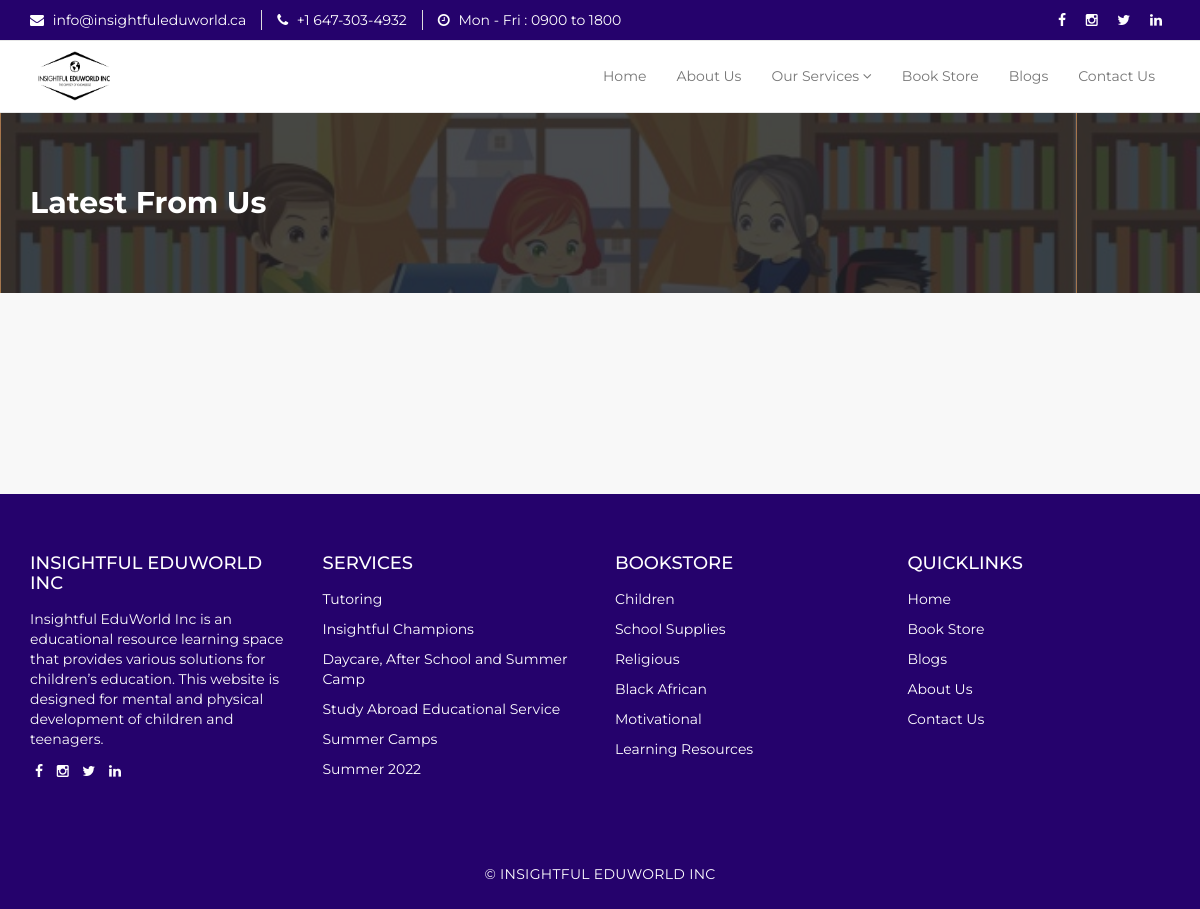
Page /blog/ on the earlier database version.
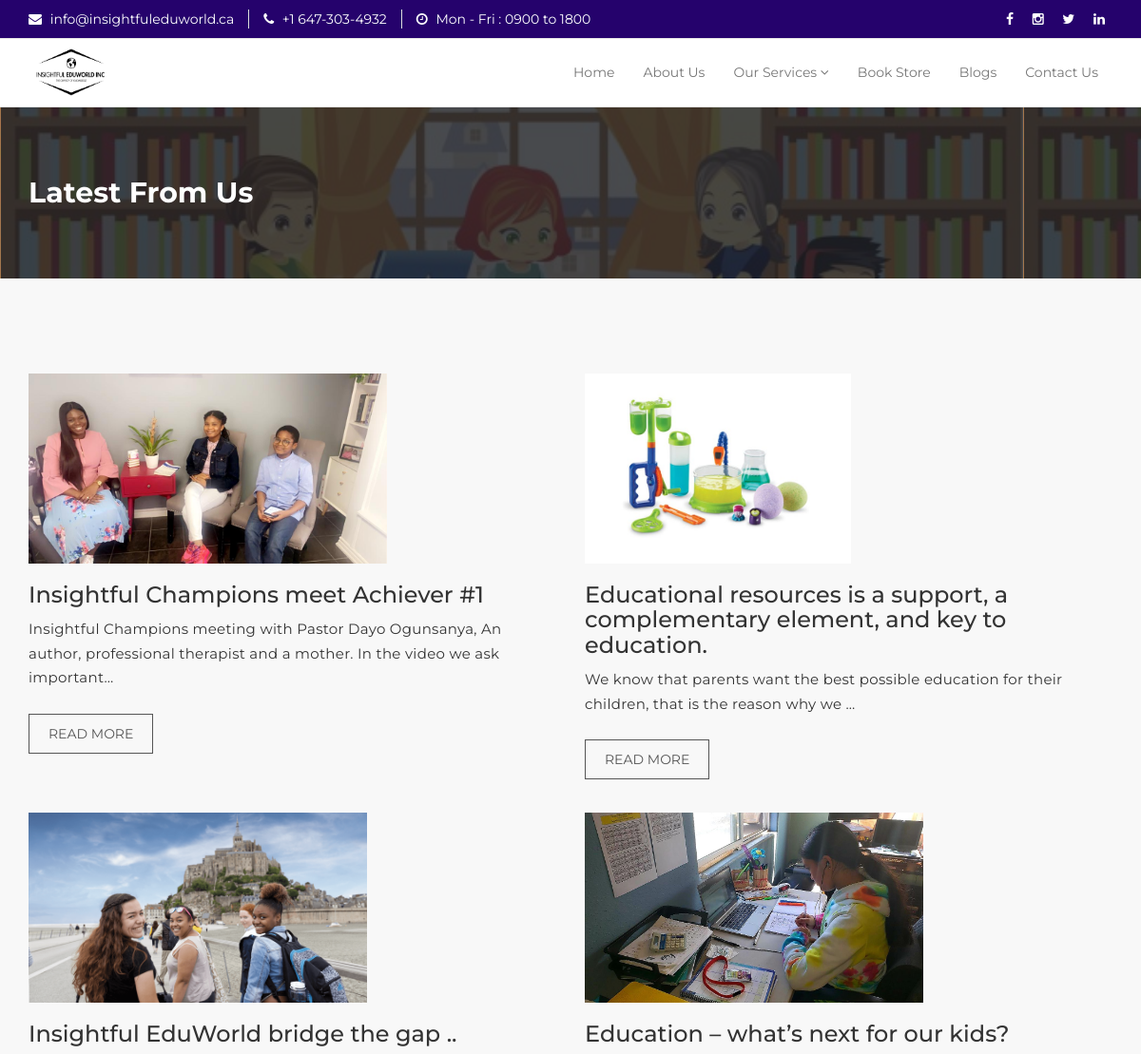
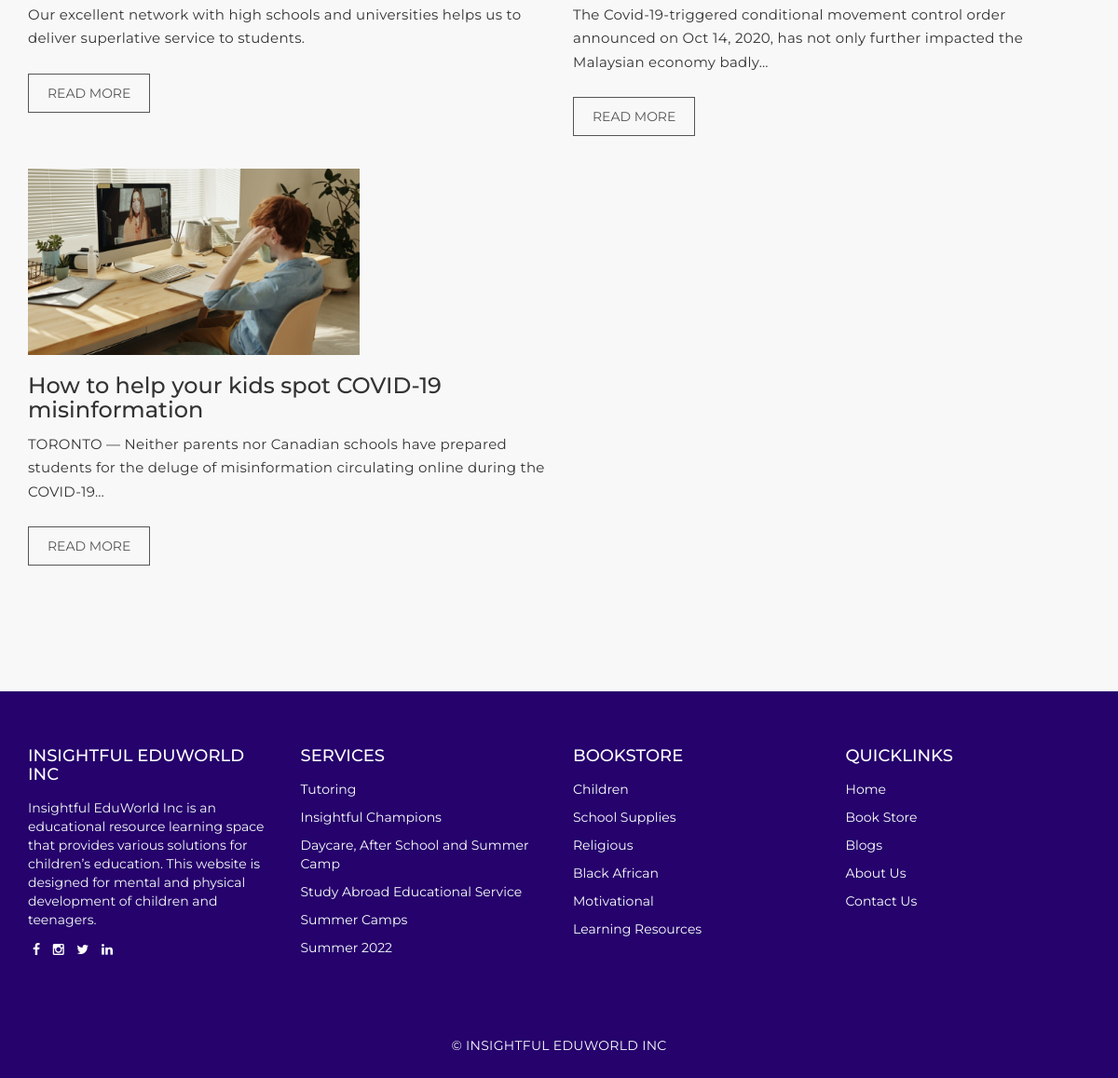
Same page on the later database version (2 pictures, top to bottom).
### page/models.py (models this page shows, shortened)
class Category(models.Model):
    name = models.CharField(max_length=30)
    class Meta:
    	verbose_name_plural = 'Categories'

class Blog(models.Model):
    title = models.CharField(max_length=1000)
    img = models.ImageField(upload_to ='uploads/')
    snippet = RichTextUploadingField()
    body = RichTextUploadingField()
    video_url = models.URLField(blank=True)
    created_at = models.DateTimeField(auto_now_add=True)

### page/views.py (the view)
# urls.py: 2. Add a URL to urlpatterns:  path('blog/', include('blog.urls'))
def blog(request):
	return render(request,"blog.html",{'categories':Category.objects.all(),'blogs':Blog.objects.all() })

### template/blog.html
{% extends "base.html" %}
{% load static %}
{% block page_content %}
 <section id="mu-page-breadcrumb" style="background-image: url('{% static 'assets/img/summer.png' %}');">
   <div class="container">
     <div class="row">
       <div class="col-md-12">
         <div class="mu-page-breadcrumb-area">
          <br><br>
           <h2 style="color: #fff;">Latest From Us</h2>
           <br><br>
         </div>
       </div>
     </div>
   </div>
 </section>
  <section id="mu-course-content">
   <div class="container">
     <div class="row">
       <div class="col-md-12">
         <div class="mu-course-content-area">
            <div class="row">
              <div class="col-md-12">
                <div class="mu-course-container mu-blog-archive">
                  <div class="row">
                    {% for blog in blogs %}
                    <div class="col-md-6 col-sm-6">
                      <article class="mu-blog-single-item">
                        <figure class="mu-blog-single-img">
                          <img src="{{ blog.img.url }}" alt="img" height="200px">
                          <figcaption class="mu-blog-caption">
                            <h3>{{ blog.title }}</h3>
                          </figcaption>
                        </figure>
                        <div class="mu-blog-description">
                          <p>{{ blog.snippet | safe }}</p>
                          <a class="mu-read-more-btn" href="{% url 'blogpage' blog.id %}">Read More</a>
                        </div>
                      </article>
                    </div>
                   {% endfor %}
                  </div>
                </div>
              </div>
         </div>
       </div>
     </div>
   </div>
 </section>
  {% endblock page_content %}

### template/base.html (shortened to what this page needs)
{% load static %}
<!DOCTYPE html>
<html lang="en">
  <head>
    <link href="{% static 'assets/css/font-awesome.css' %}" rel="stylesheet">
    <link href="{% static 'assets/css/bootstrap.css' %}" rel="stylesheet">
    <link rel="stylesheet" type="text/css" href="{% static 'assets/css/slick.css' %}">
    <link rel="stylesheet" href="{% static 'assets/css/jquery.fancybox.css' %}" type="text/css" media="screen">
    <link id="switcher" href="{% static 'assets/css/theme-color/default-theme.css' %}" rel="stylesheet">
    <link href="{% static 'assets/css/style.css' %}" rel="stylesheet">
  </head>
  <body>
  <header id="mu-header">
    <div class="container">
      <div class="row">
        <div class="col-lg-12 col-md-12">
          <div class="mu-header-area">
            <div class="row">
              <div class="col-lg-9 col-md-9 col-sm-9 col-xs-9">
                <div class="mu-header-top-left">
                  <div class="mu-top-email">
                    <i style="color: #fff;" class="fa fa-envelope" ></i>
                    <span style="color: #fff;">info@insightfuleduworld.ca</span>
                  </div>
                  <div class="mu-top-phone">
                    <i style="color: #fff;" class="fa fa-phone"></i>
                    <span style="color: #fff;" >+1 647-303-4932 </span>
                  </div>
                  <div class="mu-top-phone">
                    <i style="color: #fff;" class="fa fa-clock-o"></i>
                    <span style="color: #fff;" >Mon - Fri : 0900 to 1800</span>
                  </div>
                </div>
              </div>
              <div class="col-lg-3 col-md-3 col-sm-3 col-xs-3">
                <div class="mu-header-top-right">
                  <nav>
                    <ul class="mu-top-social-nav">
                      <li><a href="https://www.facebook.com/insightfuleduworld"><span style="color: #fff;"class="fa fa-facebook"></span></a></li>
                      <li><a href="https://www.instagram.com/Insightful.eduworld/"><span style="color: #fff;" class="fa fa-instagram"></span></a></li>
                      <li><a href="https://twitter.com/Insightful_edu"><span style="color: #fff;" class="fa fa-twitter"></span></a></li>
                      <li><a href="https://twitter.com/Insightful_edu"><span style="color: #fff;" class="fa fa-linkedin"></span></a></li>
                    </ul>
                  </nav>
                </div>
              </div>
            </div>
          </div>
        </div>
      </div>
    </div>
  </header>
  <section id="mu-menu">
    <nav class="navbar navbar-default" role="navigation">
      <div class="container">
        <div class="navbar-header">
          <a href="{% url 'home'%}"><img src="{% static 'assets/img/logo.png' %}" width="80px" height="50px" style="padding-left: 8px; margin-top: 10px"></a>
        </div>
        <div id="navbar" class="navbar-collapse collapse">
          <ul id="top-menu" class="nav navbar-nav navbar-right main-nav">
            <li><a href="{% url 'home'%}">Home</a></li>
            <li><a href="{% url 'about'%}">About Us</a></li>
            <li class="dropdown">
              <a href="{% url 'service'%}" class="dropdown-toggle" data-toggle="dropdown">Our Services <span class="fa fa-angle-down"></span></a>
            </li>
            <li><a href="{% url 'store'%}">Book Store</a></li>
            <li><a href="{% url 'blog'%}">Blogs</a></li>
            <li><a href="{% url 'contact'%}">Contact Us</a></li>
          </ul>
        </div>
      </div>
    </nav>
  </section>
  {% block page_content %}
  {% endblock page_content %}
  <footer id="mu-footer">
    <div class="mu-footer-top" style="background: #25026C;">
      <div class="container">
        <div class="mu-footer-top-area">
          <div class="row">
            <div class="col-lg-3 col-md-3 col-sm-3">
              <div class="mu-footer-widget">
                <h4>INSIGHTFUL EDUWORLD INC</h4>
                <p>Insightful EduWorld Inc is an educational resource learning space that provides various solutions for children’s education. This website is designed for mental and physical development of children and teenagers.</p>
                <a href="https://www.facebook.com/insightfuleduworld"><span style="color: #fff; padding: 5px 5px 5px 5px;"class="fa fa-facebook"></span></a>
                <a href="https://www.instagram.com/Insightful.eduworld/"><span style="color: #fff; padding: 5px 5px 5px 5px;" class="fa fa-instagram"></span></a>
                <a href="https://twitter.com/Insightful_edu"><span style="color: #fff; padding: 5px 5px 5px 5px;" class="fa fa-twitter"></span></a>
                <a href="https://twitter.com/Insightful_edu"><span style="color: #fff; padding: 5px 5px 5px 5px;" class="fa fa-linkedin"></span></a></li>
              </div>
            </div>
            <div class="col-lg-3 col-md-3 col-sm-3">
              <div class="mu-footer-widget">
                <h4>SERVICES</h4>
                <p><a href="{% url 'tutor'%}" style="color: #fff;">Tutoring</a></p>
                <p><a href="{% url 'insight'%}"style="color: #fff;">Insightful Champions</a></p>
                <p><a href="{% url 'daycare'%}" style="color: #fff;">Daycare, After School and Summer Camp</a></p>
                <p><a href="{% url 'study'%}" style="color: #fff;">Study Abroad Educational Service</a></p>
                <p><a href="{% url 'camp'%}" style="color: #fff;">Summer Camps</a></p>
                <p><a href="{% url 'summer'%}" style="color: #fff;">Summer 2022</a></p>
              </div>
            </div>
            <div class="col-lg-3 col-md-3 col-sm-3">
              <div class="mu-footer-widget">
                <h4>BOOKSTORE</h4>
                {% for category in categories %}
                <p><a href="{% url 'section' category.id %}" style="color: #fff;">{{ category.name }}</a></p>
                {% endfor %}
              </div>
            </div>
            <div class="col-lg-3 col-md-3 col-sm-3">
              <div class="mu-footer-widget">
                <h4>QUICKLINKS</h4>
                <p><a href="{% url 'home'%}" style="color: #fff;">Home</a></p>
                <p><a href="{% url 'store'%}"style="color: #fff;">Book Store</a></p>
                <p><a href="{% url 'blog'%}" style="color: #fff;">Blogs</a></p>
                <p><a href="{% url 'about'%}" style="color: #fff;">About Us</a></p>
                <p><a href="{% url 'contact'%}" style="color: #fff;">Contact Us</a></p>
              </div>
            </div>
          </div>
        </div>
      </div>
    </div>
    <div class="mu-footer-bottom" style="background: #25026C;">
      <div class="container">
        <div class="mu-footer-bottom-area">
          <p>&copy; INSIGHTFUL EDUWORLD INC</p>
        </div>
      </div>
    </div>
  </footer>
  </body>
</html>

### static/assets/css/theme-color/default-theme.css (style rules this page uses)
#mu-course-content { background-color: #f8f8f8; display: inline; float: left; padding: 100px 0; width: 100%; }
#mu-course-content .mu-course-content-area { display: inline; float: left; width: 100%; }
#mu-course-content .mu-course-content-area .mu-course-container { display: inline; float: left; width: 100%; }

Differences in the rows shown:
added Blog: img (picture), title "Insightful Champions meet Achiever #1", snippet "Insightful Champions meeting with Pastor Dayo Ogunsanya, An author, professional therapist and a mother. In the video we ask important…"
added Blog: img (picture), title "Educational resources is a support, a complementary element, and key to education.", snippet "We know that parents want the best possible education for their children, that is the reason why we …"
added Blog: img (picture), title "Insightful EduWorld bridge the gap ..", snippet "Our excellent network with high schools and universities helps us to deliver superlative service to students."
added Blog: img (picture), title "Education – what’s next for our kids?", snippet "The Covid-19-triggered conditional movement control order announced on Oct 14, 2020, has not only further impacted the Malaysian economy badly…"
added Blog: img (picture), title "How to help your kids spot COVID-19 misinformation", snippet "TORONTO — Neither parents nor Canadian schools have prepared students for the deluge of misinformation circulating online during the COVID-19…"
